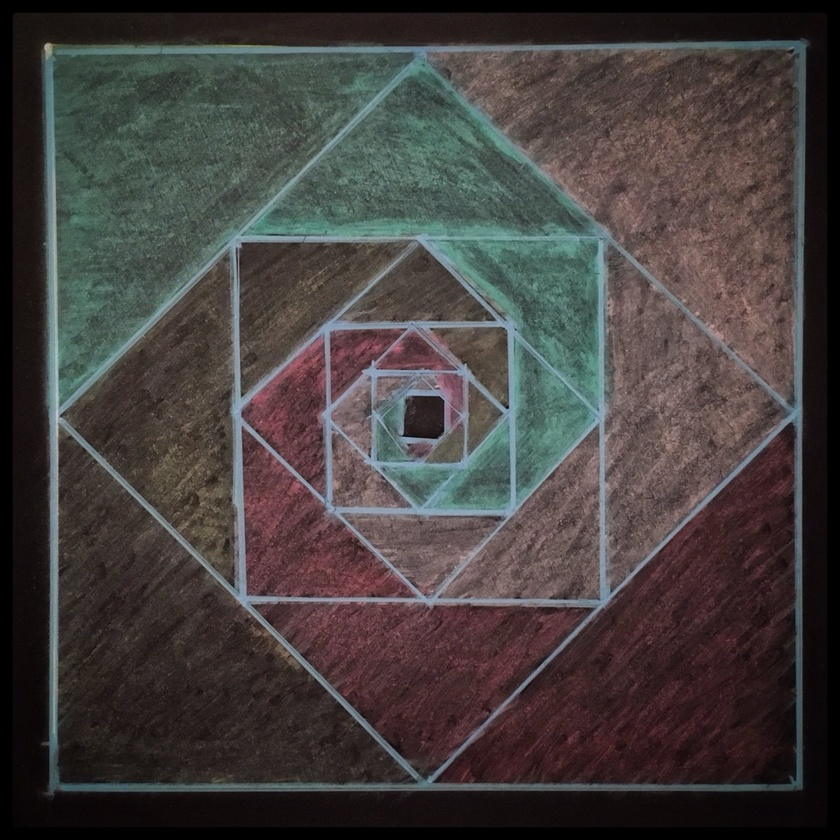
#> input picture squares.jpg, 840 x 840 px, shrunk from 1200 x 1200 before the run
$ jupyter execute shi-tomasi.ipynb   (shell and % lines are left out)
#> lines starting #> are read from the running program, lines starting #| are printed output that depends on the picture
[cell 1]
import cv2
import numpy as np
import matplotlib.pyplot as plt

[cell 2]
img = cv2.imread('squares.jpg')
#> img is the input picture: shape (840, 840, 3); mean B, G, R 62.4, 63.9, 68.9
img = cv2.cvtColor(img,cv2.COLOR_BGR2RGB)
plt.imshow(img)
plt.show()
gray_img = cv2.cvtColor(img,cv2.COLOR_BGR2GRAY)
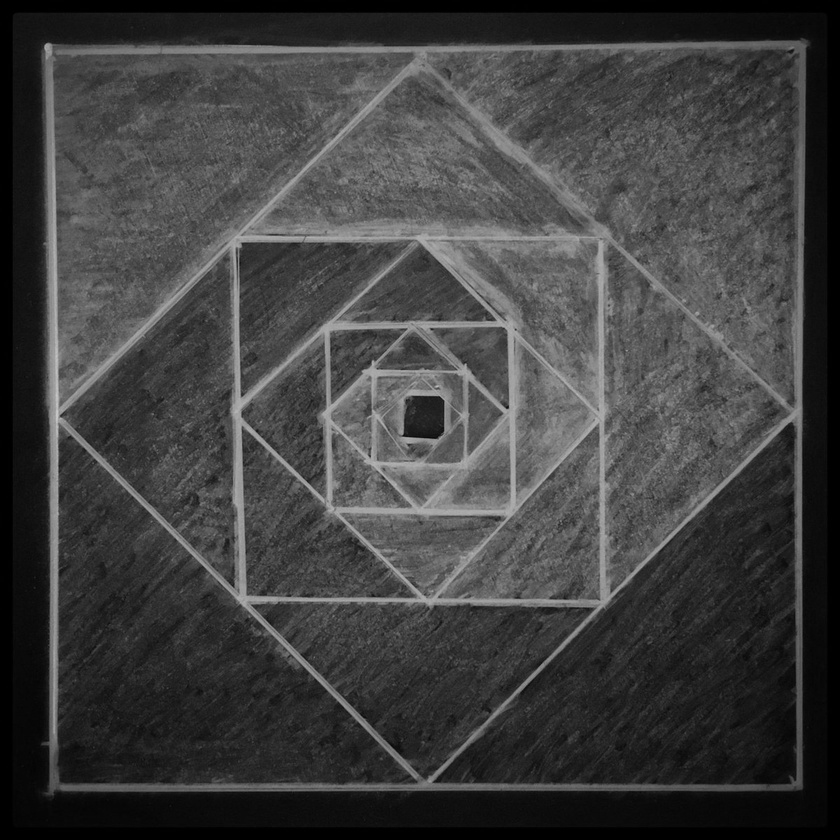
#> gray_img: shape (840, 840); min 0, max 202, mean 64
plt.imshow(gray_img,cmap='gray')

[cell 3]
corners = cv2.goodFeaturesToTrack(gray_img,50,0.01,10)
#> corners = 50 rows, first 8: [507, 407], [403, 435], [465, 364], [60, 416], [242, 243], [241, 396], [370, 457], [430, 329]
corners = np.int0(corners)
for i in corners:
    x,y = i.ravel()
    cv2.circle(img,(x,y),5,(255,0,0),-1)
#> this loop made 50 passes
#> (x, y) on passes 1 to 12: (507, 407), (403, 435), (465, 364), (60, 416), (242, 243), (241, 396), (370, 457), (430, 329), (373, 361), (438, 597), (495, 320), (515, 329)
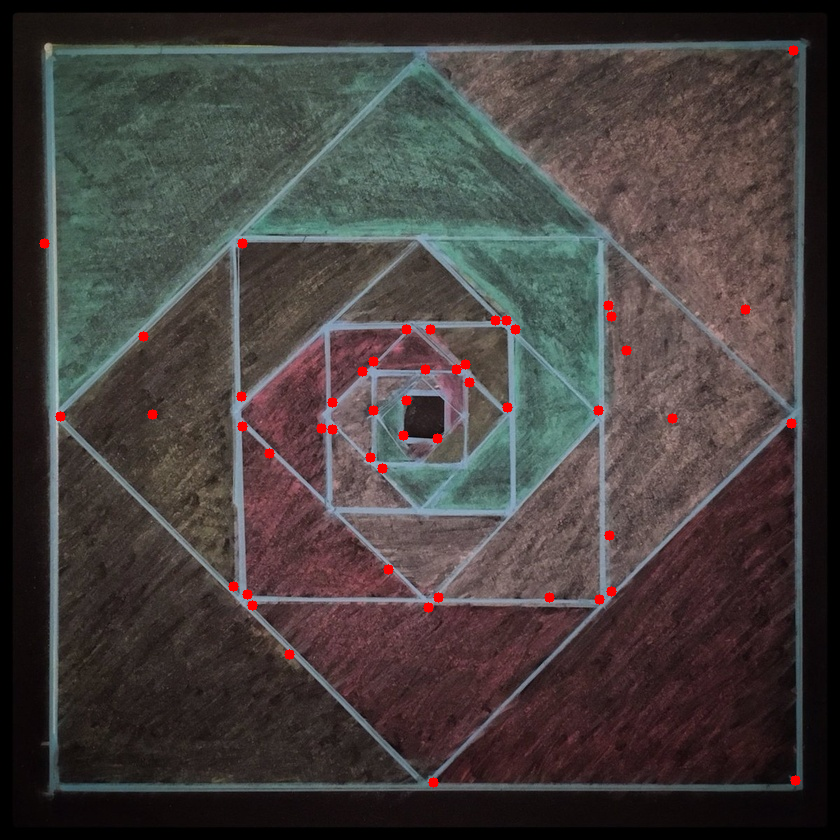
#> img: shape (840, 840, 3); mean R, G, B 69.7, 63.2, 61.8
plt.imshow(img)
